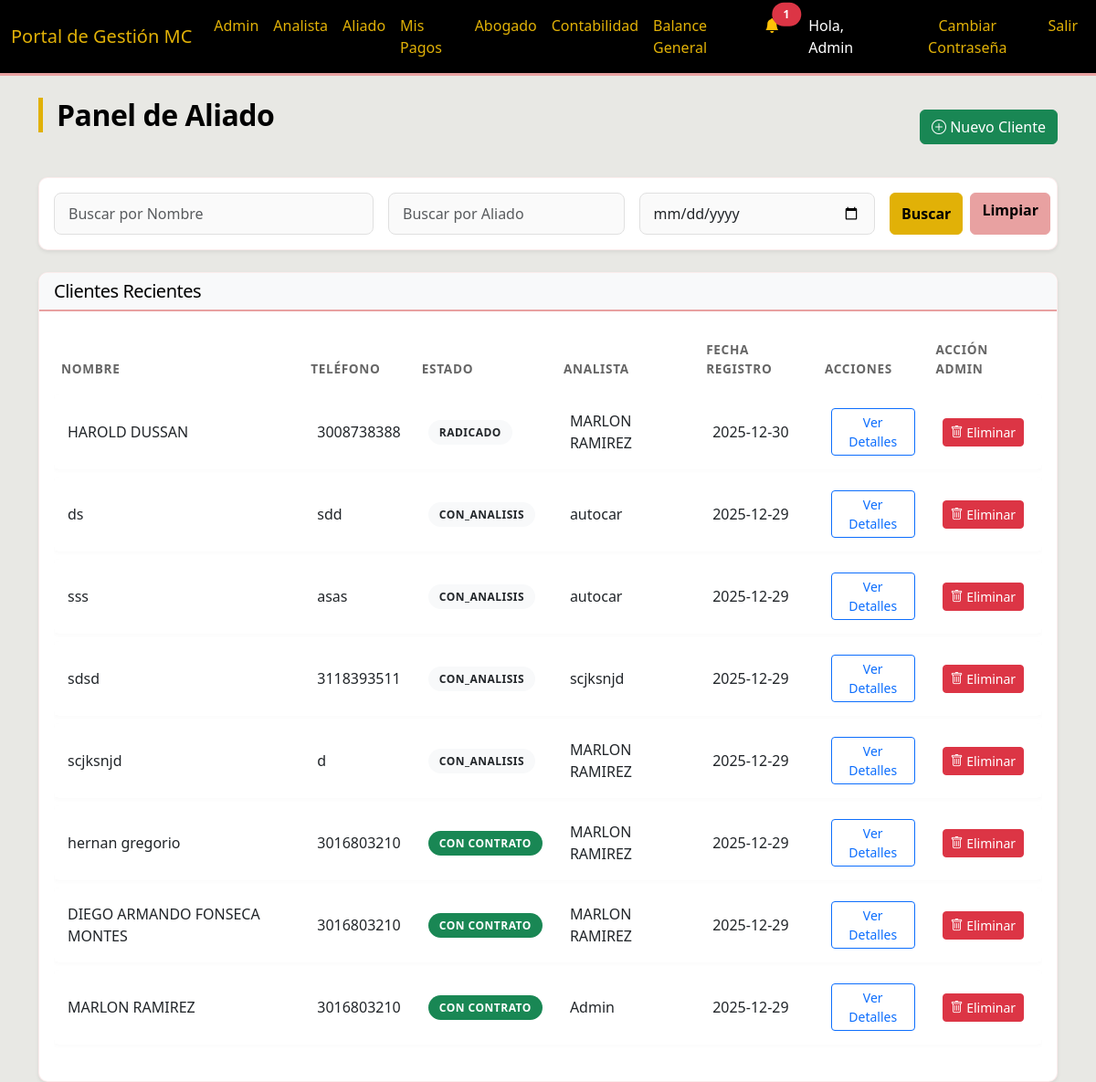
The app's page /aliados (signed in) with its own data.
### models.py (models this page shows)
class User(UserMixin, db.Model):
    id = db.Column(db.Integer, primary_key=True)
    nombre_completo = db.Column(db.String(100), nullable=False)
    telefono = db.Column(db.String(20))
    email = db.Column(db.String(120), unique=True, nullable=False)
    rol = db.Column(db.String(20), nullable=False)  # 'Admin', 'Analista', 'Abogado', 'Aliado'
    password = db.Column(db.String(200)) # Added password for auth
    payments = db.relationship('AllyPayment', backref='ally', lazy=True)

class Client(db.Model):
    id = db.Column(db.Integer, primary_key=True)
    nombre = db.Column(db.String(100))
    tipo_id = db.Column(db.String(20))
    numero_id = db.Column(db.String(20))
    contract_number = db.Column(db.String(50), nullable=True, unique=True)
    telefono = db.Column(db.String(20), nullable=False)
    email = db.Column(db.String(120))
    ciudad = db.Column(db.String(50))
    motivo_consulta = db.Column(db.Text)
    estado = db.Column(db.String(50), default='Nuevo') # 'Nuevo', 'Informacion_Incompleta', 'Pendiente_Analisis', 'Con_Contrato', 'Con_Analisis', 'Radicado', 'Finalizado', 'Suspendido_Pago', 'Finalizado_Exitoso', 'Cerrado_Pago'
    analista_id = db.Column(db.Integer, db.ForeignKey('user.id'))
    abogado_id = db.Column(db.Integer, db.ForeignKey('user.id'))
    created_at = db.Column(db.DateTime, default=datetime.utcnow)
    conclusion_analisis = db.Column(db.Text) # New field for analysis conclusion
    last_status_update = db.Column(db.DateTime, default=datetime.utcnow) # New field for last status update
    login_user_id = db.Column(db.Integer, db.ForeignKey('user.id'), nullable=True) # Link to User
    analista = db.relationship('User', foreign_keys=[analista_id], backref='clientes_registrados')
    login_user = db.relationship('User', foreign_keys=[login_user_id], backref='client_profile')

### routes/aliados.py (the view)
@aliados_bp.route('/aliados')
@login_required
def aliados_dashboard():
    if current_user.rol not in ['Aliado', 'Admin']:
        return redirect(url_for('main.index'))
    nombre = request.args.get('nombre')
    analista = request.args.get('analista')
    fecha = request.args.get('fecha')
    query = Client.query
    if current_user.rol == 'Aliado':
        query = query.filter(Client.analista_id == current_user.id)
    if nombre:
        query = query.filter(Client.nombre.ilike(f'%{nombre}%'))
    if analista: # This filter might be redundant for Aliado if they can only see theirs, but kept for Admin
        query = query.join(Client.analista).filter(User.nombre_completo.ilike(f'%{analista}%'))
    if fecha:
        query = query.filter(func.date(Client.created_at) == fecha)
    clients = query.order_by(Client.created_at.desc()).all()
    return render_template('aliados/dashboard.html',
                           clients=clients)

### app.py (called while the page is built)
@login_manager.user_loader
def load_user(user_id):
    return User.query.get(int(user_id))

### templates/aliados/dashboard.html
{% extends "base.html" %}
{% block content %}
<div class="d-flex justify-content-between align-items-center mb-4">
    <h2>Panel de Aliado</h2>
    <a href="{{ url_for('aliados.aliados_new_client') }}" class="btn btn-success">
        <i class="bi bi-plus-circle"></i> Nuevo Cliente
    </a>
</div>
<div class="card shadow-sm mb-4">
    <div class="card-body">
        <form action="{{ url_for('aliados.aliados_dashboard') }}" method="GET" class="row g-3">
            <div class="col-md-4">
                <input type="text" class="form-control" name="nombre" placeholder="Buscar por Nombre"
                    value="{{ request.args.get('nombre', '') }}">
            </div>
            <div class="col-md-3">
                <input type="text" class="form-control" name="analista" placeholder="Buscar por Aliado"
                    value="{{ request.args.get('analista', '') }}">
            </div>
            <div class="col-md-3">
                <input type="date" class="form-control" name="fecha" value="{{ request.args.get('fecha', '') }}">
            </div>
            <div class="col-md-2 d-flex gap-2">
                <button type="submit" class="btn btn-primary w-100">Buscar</button>
                <a href="{{ url_for('aliados.aliados_dashboard') }}" class="btn btn-secondary w-100">Limpiar</a>
            </div>
        </form>
    </div>
</div>
<div class="card shadow-sm">
    <div class="card-header bg-light">
        <h5 class="mb-0">Clientes Recientes</h5>
    </div>
    <div class="card-body">
        <div class="table-responsive">
            <table class="table table-hover">
                <thead>
                    <tr>
                        <th>Nombre</th>
                        <th>Teléfono</th>
                        <th>Estado</th>
                        <th>Analista</th>
                        <th>Fecha Registro</th>
                        <th>Acciones</th>
                        {% if current_user.rol == 'Admin' %}
                        <th>Acción Admin</th>
                        {% endif %}
                    </tr>
                </thead>
                <tbody>
                    {% for client in clients %}
                    <tr>
                        <td>{{ client.nombre }}</td>
                        <td>{{ client.telefono }}</td>
                        <td>
                            {% if client.estado == 'Nuevo' %}
                            <span class="badge bg-info text-dark">Nuevo</span>
                            {% elif client.estado == 'Informacion_Incompleta' %}
                            <span class="badge bg-warning text-dark">Incompleto</span>
                            {% elif client.estado == 'Pendiente' %}
                            <span class="badge bg-secondary">Pendiente</span>
                            {% elif client.estado == 'Pendiente_Analisis' %}
                            <span class="badge bg-primary">Pendiente Análisis</span>
                            {% elif client.estado == 'Con_Contrato' %}
                            <span class="badge bg-success">Con Contrato</span>
                            {% else %}
                            <span class="badge bg-light text-dark">{{ client.estado }}</span>
                            {% endif %}
                        </td>
                        <td>{{ client.analista.nombre_completo if client.analista else '-' }}</td>
                        <td>{{ client.created_at.strftime('%Y-%m-%d') }}</td>
                        <td class="d-flex gap-1">
                            <a href="{{ url_for('main.client_detail', client_id=client.id) }}"
                                class="btn btn-sm btn-outline-primary">Ver Detalles</a>
                        </td>
                        {% if current_user.rol == 'Admin' %}
                        <td>
                            <form action="{{ url_for('admin.delete_client', client_id=client.id) }}" method="POST"
                                class="d-inline">
                                <button type="submit" class="btn btn-danger btn-sm"
                                    onclick="return confirm('¿ESTÁ SEGURO? Esta acción borrará al cliente y TODOS sus documentos, pagos e historial permanentemente.');">
                                    <i class="bi bi-trash"></i> Eliminar
                                </button>
                            </form>
                        </td>
                        {% endif %}
                    </tr>
                    {% else %}
                    <tr>
                        <td colspan="6" class="text-center text-muted">No se encontraron clientes.</td>
                    </tr>
                    {% endfor %}
                </tbody>
            </table>
        </div>
    </div>
</div>
{% endblock %}

### templates/base.html (shortened to what this page needs)
<!DOCTYPE html>
<html lang="es">
<head>
    <link href="https://cdn.jsdelivr.net/npm/bootstrap@5.3.0/dist/css/bootstrap.min.css" rel="stylesheet">
    <link href="https://cdn.jsdelivr.net/npm/bootstrap-icons@1.7.2/font/bootstrap-icons.css" rel="stylesheet">
    <link rel="stylesheet" href="{{ url_for('static', filename='css/style.css') }}">
</head>
<body>
    <nav class="navbar navbar-expand-lg navbar-dark bg-dark">
        <div class="container-fluid">
            <a class="navbar-brand" href="#">Portal de Gestión MC</a>
            <div class="collapse navbar-collapse" id="navbarNav">
                <ul class="navbar-nav me-auto">
                    {% if current_user.is_authenticated %}
                    {% if current_user.rol == 'Admin' %}
                    <li class="nav-item"><a class="nav-link" href="{{ url_for('admin.admin_dashboard') }}">Admin</a>
                    </li>
                    {% endif %}
                    {% if current_user.rol == 'Analista' or current_user.rol == 'Admin' %}
                    <li class="nav-item"><a class="nav-link"
                            href="{{ url_for('analyst.analyst_dashboard') }}">Analista</a>
                    </li>
                    {% endif %}
                    {% if current_user.rol == 'Aliado' or current_user.rol == 'Admin' %}
                    <li class="nav-item"><a class="nav-link"
                            href="{{ url_for('aliados.aliados_dashboard') }}">Aliado</a>
                    </li>
                    <li class="nav-item"><a class="nav-link" href="{{ url_for('aliados.mis_pagos') }}">Mis Pagos</a>
                    </li>
                    {% endif %}
                    {% if current_user.rol == 'Abogado' or current_user.rol == 'Admin' %}
                    <li class="nav-item"><a class="nav-link" href="{{ url_for('lawyer.lawyer_dashboard') }}">Abogado</a>
                    </li>
                    <li class="nav-item"><a class="nav-link"
                            href="{{ url_for('main.accounting_dashboard') }}">Contabilidad</a>
                    </li>
                    <li class="nav-item"><a class="nav-link" href="{{ url_for('main.balance_general') }}">Balance
                            General</a>
                    </li>
                    {% endif %}
                    {% endif %}
                </ul>
                <ul class="navbar-nav">
                    {% if current_user.is_authenticated %}
                    <li class="nav-item dropdown me-3">
                        <a class="nav-link position-relative" href="#" id="navbarDropdownNotifications" role="button"
                            data-bs-toggle="dropdown" aria-expanded="false">
                            <i class="bi bi-bell{% if unread_messages_count > 0 %}-fill text-warning{% endif %}"></i>
                            {% if unread_messages_count > 0 %}
                            <span
                                class="position-absolute top-10 start-100 translate-middle badge rounded-pill bg-danger">
                                {{ unread_messages_count }}
                            </span>
                            {% endif %}
                        </a>
                    </li>
                    <li class="nav-item"><span class="nav-link text-light">Hola, {{ current_user.nombre_completo
                            }}</span></li>
                    <li class="nav-item">
                        <button type="button" class="btn btn-link nav-link" data-bs-toggle="modal"
                            data-bs-target="#changePasswordModal">
                            Cambiar Contraseña
                        </button>
                    </li>
                    <li class="nav-item"><a class="nav-link" href="{{ url_for('auth.logout') }}">Salir</a></li>
                    {% else %}
                    <li class="nav-item"><a class="nav-link" href="{{ url_for('auth.login') }}">Ingresar</a></li>
                    {% endif %}
                </ul>
            </div>
        </div>
    </nav>
    <div class="container mt-4">
        {% block content %}{% endblock %}
    </div>
</body>
</html>

### static/css/style.css (style rules this page uses)
:root { --color-dorado: #e1b107; --color-rosado: #e8a1a1; --color-gris: #e8e8e4; --color-blanco: #ffffff; --color-negro: #000000; }
body { background-color: var(--color-gris); font-family: 'Segoe UI', Tahoma, Geneva, Verdana, sans-serif; color: var(--color-negro); }
.navbar { background-color: var(--color-negro) !important; border-bottom: 3px solid var(--color-rosado); }
.navbar-brand, .nav-link { color: var(--color-dorado) !important; transition: color 0.3s; }
.nav-link.text-light { color: var(--color-blanco) !important; }
.btn-primary { background-color: var(--color-dorado); border-color: var(--color-dorado); color: var(--color-negro); font-weight: 600; }
.btn-info, .btn-secondary { background-color: var(--color-rosado); border-color: var(--color-rosado); color: var(--color-negro); font-weight: 600; }
.card { background-color: var(--color-blanco); border: 1px solid rgba(232, 161, 161, 0.2); border-radius: 10px; box-shadow: 0 4px 6px rgba(0, 0, 0, 0.05); transition: transform 0.2s, box-shadow 0.2s; }
.card-header { background-color: transparent; border-bottom: 2px solid var(--color-rosado); border-radius: 10px 10px 0 0 !important; font-weight: 700; color: var(--color-negro); }
h1, h2, h3, h4, h5, h6 { color: var(--color-negro); letter-spacing: -0.5px; }
h2 { border-left: 5px solid var(--color-dorado); padding-left: 15px; margin-bottom: 25px; font-weight: 700; }
.form-control, .form-select { border: 1px solid #e0e0e0; padding: 10px 15px; border-radius: 8px; transition: all 0.3s ease; background-color: #fafafa; }
.table { border-collapse: separate; border-spacing: 0 8px; }
.table thead th { border: none; text-transform: uppercase; font-size: 0.85rem; font-weight: 700; letter-spacing: 0.05em; color: #666; padding-bottom: 10px; }
.table tbody tr { background-color: var(--color-blanco); box-shadow: 0 2px 4px rgba(0, 0, 0, 0.02); transition: transform 0.2s, box-shadow 0.2s; }
.table td { border: none; vertical-align: middle; padding: 15px; }
.table td:first-child { border-top-left-radius: 8px; border-bottom-left-radius: 8px; }
.table td:last-child { border-top-right-radius: 8px; border-bottom-right-radius: 8px; }
.badge { font-weight: 600; padding: 0.6em 1em; border-radius: 50rem; text-transform: uppercase; font-size: 0.75rem; letter-spacing: 0.5px; }
.card { animation: fadeIn 0.5s ease-out forwards; }

### records on screen
User: nombre_completo "Admin"
Client: nombre "HAROLD DUSSAN", telefono "3008738388", estado "RADICADO", analista "MARLON RAMIREZ", created_at "2025-12-30"
Client: nombre "ds", telefono "sdd", estado "CON_ANALISIS", analista "autocar", created_at "2025-12-29"
Client: nombre "sss", telefono "asas", estado "CON_ANALISIS", analista "autocar", created_at "2025-12-29"
Client: nombre "sdsd", telefono "3118393511", estado "CON_ANALISIS", analista "scjksnjd", created_at "2025-12-29"
Client: nombre "scjksnjd", telefono "d", estado "CON_ANALISIS", analista "MARLON RAMIREZ", created_at "2025-12-29"
Client: nombre "hernan gregorio", telefono "3016803210", estado "CON CONTRATO", analista "MARLON RAMIREZ", created_at "2025-12-29"
Client: nombre "DIEGO ARMANDO FONSECA MONTES", telefono "3016803210", estado "CON CONTRATO", analista "MARLON RAMIREZ", created_at "2025-12-29"
Client: nombre "MARLON RAMIREZ", telefono "3016803210", estado "CON CONTRATO", analista "Admin", created_at "2025-12-29"

### other values on screen
{{ unread_messages_count }} "1"
